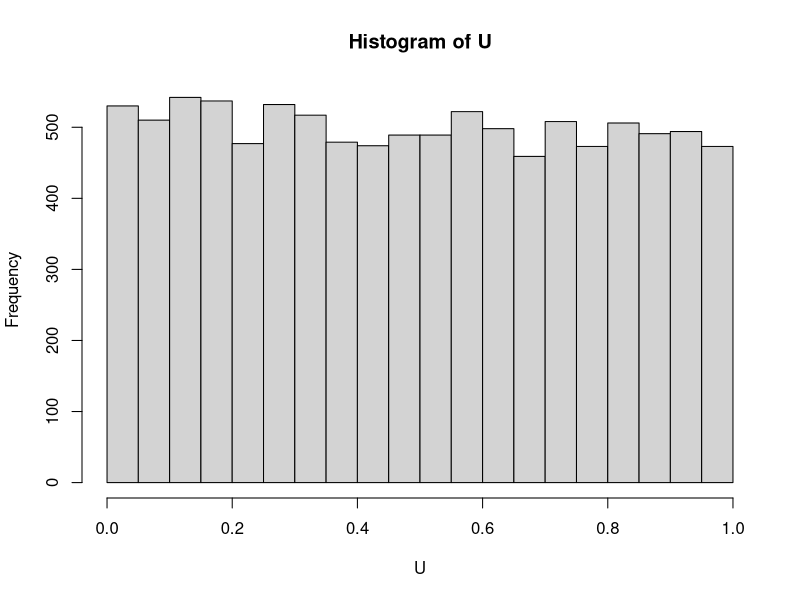
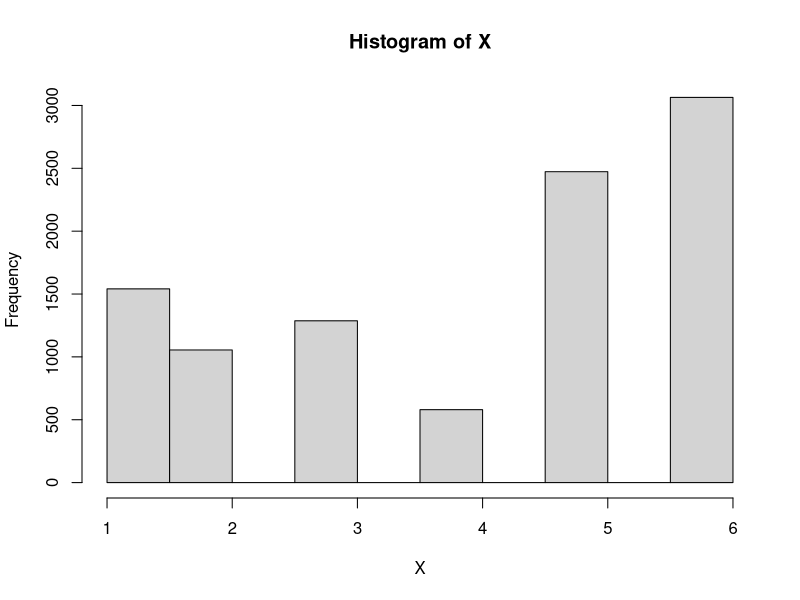

The R script that drew these images, in order: (Note: this script raises an error after producing the figures.)
#ØVELSE 2

U = runif(n = 10000,0,1)
#U = rgeom(10000,0.3)
hist(U)

# crude
p = c(7/48,5/48,1/8,1/16,1/4,5/16)
X = vector('numeric',6)
p1 = sum(p[1])
p2 = sum(p[1:2])
p3= sum(p[1:3])
p4 = sum(p[1:4])
p5 = sum(p[1:5])
p6 = sum(p[1:6])


for ( i in 1:length(U)){
  if (U[i]<=p1){
    X[i]=1
  } else if (U[i]<=p2){
    X[i]=2
  } else if (U[i]<=p3){
    X[i]=3
  } else if (U[i]<=p4){
    X[i]=4
  } else if (U[i]<=p5){
    X[i]=5
  } else if (U[i]<=p6){
    X[i]=6
  }
}
hist(X)

# Alias method
FF = (6+1)*p
L = vector('numeric',6)
G = vector()
S = vector()
L = 1:length(L)

for ( i in 1:length(FF)){
  if (F[i]>=1) {
    G[i] = i
  } else {
    S[i] = i
  }
}
G = G[!is.na(G)]
S = S[!is.na(S)]

while (length(S)>0){
  k = G[1]
  j = S[1]
  L[j] = k
  FF[k] = k-(1-j)
  if (FF[k]<1){
    G = G[!G %in% 1]
    S = c(S,k)
  } else {
    S = S[!S %in% j]
  }
}
